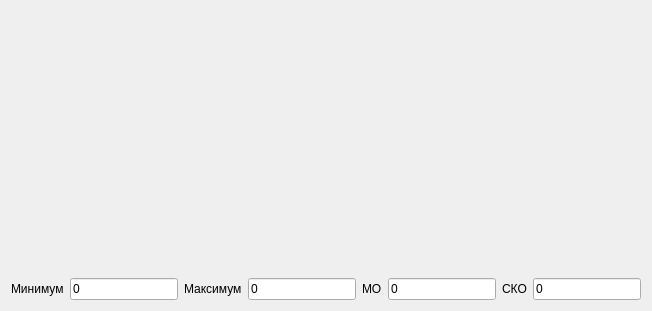
          <widget class="QWidget" name="tab_9">
           <attribute name="title">
            <string>Периметр</string>
           </attribute>
           <layout class="QGridLayout" name="gridLayout_13">
            <item row="0" column="0">
             <layout class="QVBoxLayout" name="verticalLayout_22">
              <item>
               <widget class="QCustomPlot" name="customplot_pm" native="true">
                <property name="minimumSize">
                 <size>
                  <width>601</width>
                  <height>261</height>
                 </size>
                </property>
               </widget>
              </item>
              <item>
               <layout class="QHBoxLayout" name="horizontalLayout_13">
                <item>
                 <widget class="QLabel" name="label_28">
                  <property name="text">
                   <string>Минимум</string>
                  </property>
                 </widget>
                </item>
                <item>
                 <widget class="QLineEdit" name="min_pm">
                  <property name="text">
                   <string>0</string>
                  </property>
                 </widget>
                </item>
                <item>
                 <widget class="QLabel" name="label_60">
                  <property name="text">
                   <string>Максимум</string>
                  </property>
                 </widget>
                </item>
                <item>
                 <widget class="QLineEdit" name="max_pm">
                  <property name="text">
                   <string>0</string>
                  </property>
                 </widget>
                </item>
                <item>
                 <widget class="QLabel" name="label_69">
                  <property name="text">
                   <string>МО</string>
                  </property>
                 </widget>
                </item>
                <item>
                 <widget class="QLineEdit" name="mid_pm">
                  <property name="text">
                   <string>0</string>
                  </property>
                 </widget>
                </item>
                <item>
                 <widget class="QLabel" name="label_70">
                  <property name="text">
                   <string>СКО</string>
                  </property>
                 </widget>
                </item>
                <item>
                 <widget class="QLineEdit" name="sko_pm">
                  <property name="text">
                   <string>0</string>
                  </property>
                 </widget>
                </item>
               </layout>
              </item>
             </layout>
            </item>
           </layout>
          </widget>
